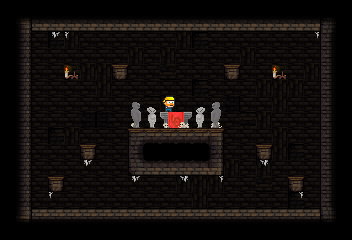

A 2D game scene composited from a Tiled map and its tileset images. What follows is a short description and the map's XML, with each tile layer's data collapsed to a summary:
An orthogonal 22x15 tile map with 16x16 px tiles, 5 tile layers (back, deco, stage, unit, ...).

<map version="1.0" orientation="orthogonal" renderorder="right-down" width="22" height="15" tilewidth="16" tileheight="16" nextobjectid="4">
 <tileset firstgid="1" name="dungeonTileSet" tilewidth="16" tileheight="16" tilecount="1024">
  <image source="dungeonTileset.png" width="512" height="512" />
 </tileset>
 <layer name="back" width="22" height="15">
  <data>[330 cells, 330 non-empty, 9 distinct tile ids]</data>
 </layer>
 <layer name="deco" width="22" height="15">
  <data>[330 cells, 18 non-empty, 7 distinct tile ids]</data>
 </layer>
 <layer name="stage" width="22" height="15">
  <data>[330 cells, 158 non-empty, 20 distinct tile ids]</data>
 </layer>
 <layer name="unit" width="22" height="15">
  <data>[330 cells, 1 non-empty, 1 distinct tile ids]</data>
 </layer>
 <layer name="fore" width="22" height="15">
  <data>[330 cells, 18 non-empty, 5 distinct tile ids]</data>
 </layer>
</map>
